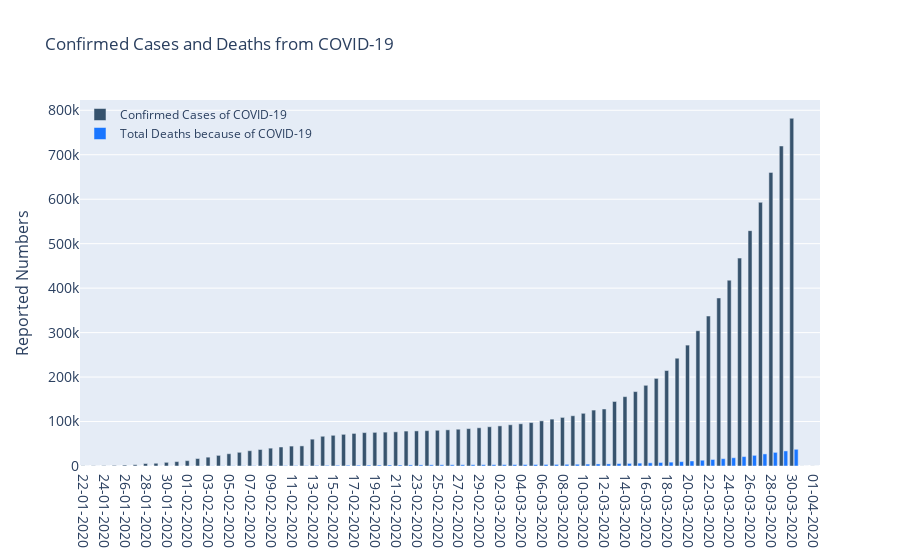

The code cell stored with this chart in its notebook:
### Code cell
#Plotting a bar graph for confirmed cases vs deaths due to COVID-19 in World.

unique_dates = country_grouped_covid['Date'].unique()
confirmed_cases = []
recovered = []
deaths = []

for date in unique_dates:
    date_wise = country_grouped_covid['Date'] == date  
    test_data = country_grouped_covid[date_wise]
    
    confirmed_cases.append(test_data['Cumulative_cases'].sum())
    deaths.append(test_data['Cumulative_death'].sum())
    
    
#Converting the lists to a pandas dataframe.

country_dataset = {'Date' : unique_dates, 'Cumulative_cases' : confirmed_cases,  'Cumulative_death' : deaths}
country_dataset = pd.DataFrame(country_dataset)
#Plotting the Graph of Cases vs Deaths Globally.
fig = go.Figure()
fig.add_trace(go.Bar(x=country_dataset['Date'], y=country_dataset['Cumulative_cases'], name='Confirmed Cases of COVID-19', marker_color='rgb(55, 83, 109)'))
fig.add_trace(go.Bar(x=country_dataset['Date'],y=country_dataset['Cumulative_death'],name='Total Deaths because of COVID-19',marker_color='rgb(26, 118, 255)'))

fig.update_layout(title='Confirmed Cases and Deaths from COVID-19',xaxis_tickfont_size=14,
                  yaxis=dict(title='Reported Numbers',titlefont_size=16,tickfont_size=14,),
    legend=dict(x=0,y=1.0,bgcolor='rgba(255, 255, 255, 0)',bordercolor='rgba(255, 255, 255, 0)'),barmode='group',bargap=0.15, bargroupgap=0.1)
fig.show()

### Figure 1 — Plotly figure (JSON) as saved in the notebook; plotly's stock layout.template omitted (floating-point values rounded to 4 significant figures)
{"data": [{"marker": {"color": "rgb(55, 83, 109)"}, "name": "Confirmed Cases of COVID-19", "type": "bar", "x": ["22-01-2020", "23-01-2020", "24-01-2020", "25-01-2020", "26-01-2020", "27-01-2020", "28-01-2020", "29-01-2020", "30-01-2020", "31-01-2020", "01-02-2020", "02-02-2020", "03-02-2020", "04-02-2020", "05-02-2020", "06-02-2020", "07-02-2020", "08-02-2020", "09-02-2020", "10-02-2020", "11-02-2020", "12-02-2020", "13-02-2020", "14-02-2020", "15-02-2020", "16-02-2020", "17-02-2020", "18-02-2020", "19-02-2020", "20-02-2020", "21-02-2020", "22-02-2020", "23-02-2020", "24-02-2020", "25-02-2020", "26-02-2020", "27-02-2020", "28-02-2020", "29-02-2020", "01-03-2020", "02-03-2020", "03-03-2020", "04-03-2020", "05-03-2020", "06-03-2020", "07-03-2020", "08-03-2020", "09-03-2020", "10-03-2020", "11-03-2020", "12-03-2020", "13-03-2020", "14-03-2020", "15-03-2020", "16-03-2020", "17-03-2020", "18-03-2020", "19-03-2020", "20-03-2020", "21-03-2020", "22-03-2020", "23-03-2020", "24-03-2020", "25-03-2020", "26-03-2020", "27-03-2020", "28-03-2020", "29-03-2020", "30-03-2020", "31-03-2020", "01-04-2020"], "y": [554, 653, 939, 1432, 2113, 2922, 5573, 6161, 8229, 9921, 12030, 16780, 19871, 23881, 27624, 30783, 34380, 37109, 40139, 42751, 44790, 45209, 60355, 66872, 69017, 71211, 73245, 75123, 75626, 76184, 76804, 78557, 78943, 79510, 80355, 81331, 82688, 84052, 85943, 88295, 90208, 92722, 94971, 97665, 101532, 105429, 109287, 112988, 118527, 125778, 128255, 145105, 155995, 167346, 181467, 196987, 214703, 242378, 271903, 304263, 337275, 377902, 417892, 467504, 529342, 593012, 660329, 719724, 781957, 196, 239]}, {"marker": {"color": "rgb(26, 118, 255)"}, "name": "Total Deaths because of COVID-19", "type": "bar", "x": ["22-01-2020", "23-01-2020", "24-01-2020", "25-01-2020", "26-01-2020", "27-01-2020", "28-01-2020", "29-01-2020", "30-01-2020", "31-01-2020", "01-02-2020", "02-02-2020", "03-02-2020", "04-02-2020", "05-02-2020", "06-02-2020", "07-02-2020", "08-02-2020", "09-02-2020", "10-02-2020", "11-02-2020", "12-02-2020", "13-02-2020", "14-02-2020", "15-02-2020", "16-02-2020", "17-02-2020", "18-02-2020", "19-02-2020", "20-02-2020", "21-02-2020", "22-02-2020", "23-02-2020", "24-02-2020", "25-02-2020", "26-02-2020", "27-02-2020", "28-02-2020", "29-02-2020", "01-03-2020", "02-03-2020", "03-03-2020", "04-03-2020", "05-03-2020", "06-03-2020", "07-03-2020", "08-03-2020", "09-03-2020", "10-03-2020", "11-03-2020", "12-03-2020", "13-03-2020", "14-03-2020", "15-03-2020", "16-03-2020", "17-03-2020", "18-03-2020", "19-03-2020", "20-03-2020", "21-03-2020", "22-03-2020", "23-03-2020", "24-03-2020", "25-03-2020", "26-03-2020", "27-03-2020", "28-03-2020", "29-03-2020", "30-03-2020", "31-03-2020", "01-04-2020"], "y": [17, 18, 26, 42, 56, 82, 131, 133, 171, 213, 259, 362, 426, 492, 564, 634, 719, 806, 906, 1013, 1113, 1118, 1371, 1523, 1666, 1770, 1868, 2007, 2122, 2247, 2251, 2458, 2469, 2629, 2708, 2770, 2814, 2872, 2940, 2995, 3079, 3153, 3243, 3336, 3446, 3541, 3781, 3966, 4262, 4615, 4720, 5404, 5819, 6440, 7126, 7905, 8733, 9867, 11299, 12973, 14659, 16498, 18623, 21179, 23966, 27192, 30646, 33919, 37576, 4, 4]}], "layout": {"bargap": 0.15, "bargroupgap": 0.1, "barmode": "group", "legend": {"bgcolor": "rgba(255, 255, 255, 0)", "bordercolor": "rgba(255, 255, 255, 0)", "x": 0, "y": 1}, "title": {"text": "Confirmed Cases and Deaths from COVID-19"}, "xaxis": {"tickfont": {"size": 14}}, "yaxis": {"tickfont": {"size": 14}, "title": {"font": {"size": 16}, "text": "Reported Numbers"}}}}
